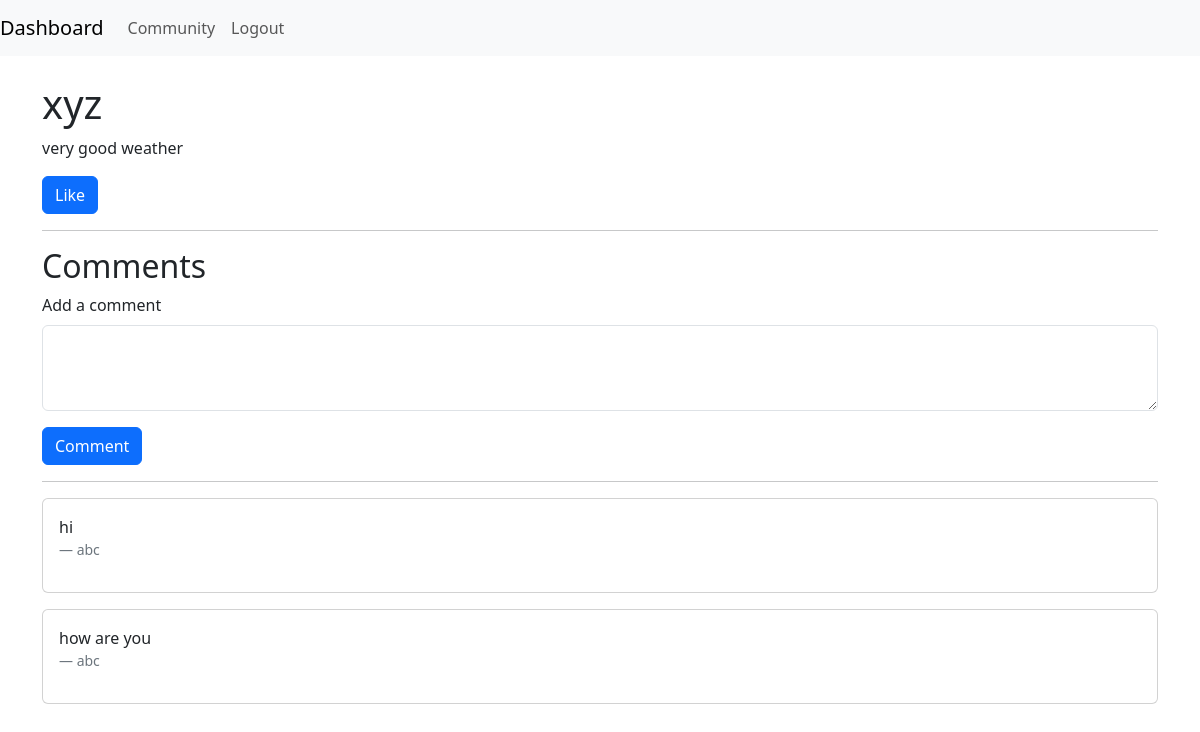
Before: /post/3 (signed in) with the older database file.
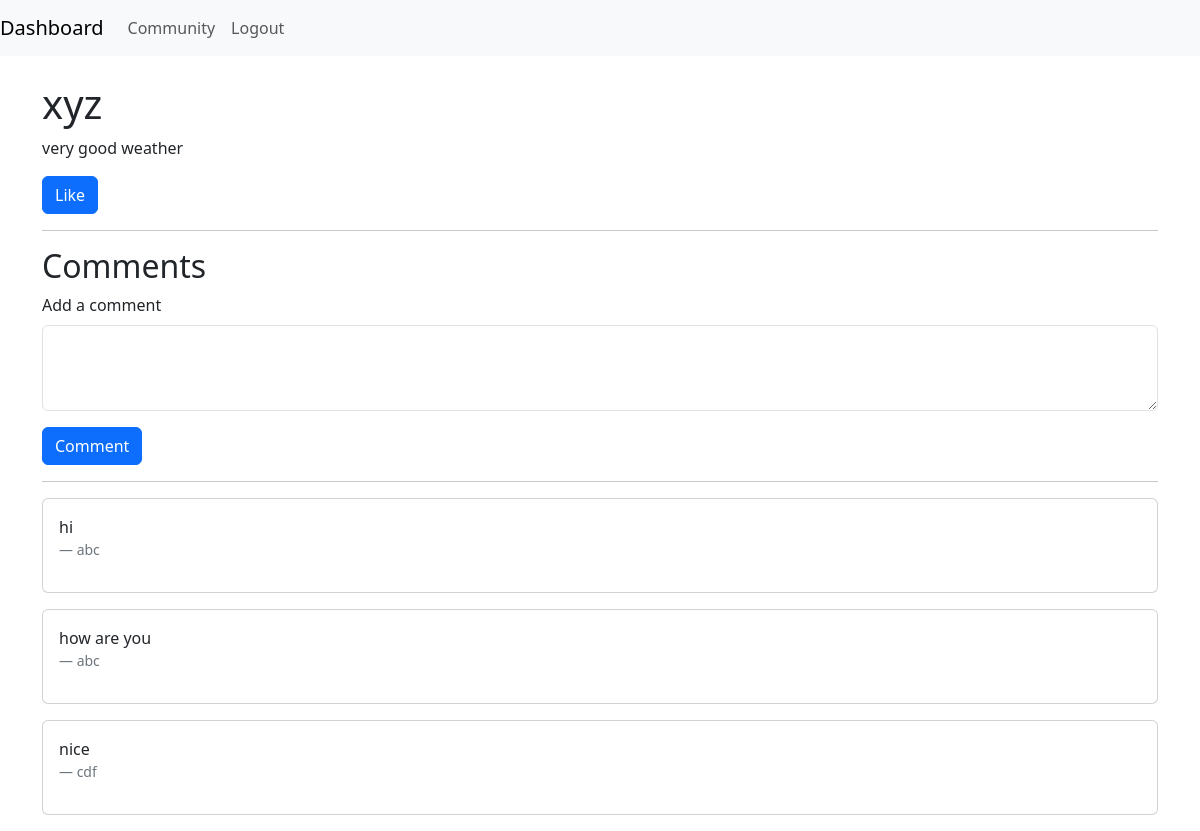
After: the same page with the newer database file.
### app.py (models this page shows, shortened)
class Post(db.Model):
    id = db.Column(db.Integer, primary_key=True)
    title = db.Column(db.String(200), nullable=False)
    content = db.Column(db.Text, nullable=False)
    author_id = db.Column(db.Integer, db.ForeignKey('user.id'), nullable=False)
    author = db.relationship('User', backref=db.backref('posts', lazy=True))

class Comment(db.Model):
    id = db.Column(db.Integer, primary_key=True)
    content = db.Column(db.Text, nullable=False)
    post_id = db.Column(db.Integer, db.ForeignKey('post.id'), nullable=False)
    post = db.relationship('Post', backref=db.backref('comments', lazy=True))
    author_id = db.Column(db.Integer, db.ForeignKey('user.id'), nullable=False)
    author = db.relationship('User', backref=db.backref('comments', lazy=True))

class User(db.Model, UserMixin):
    id = db.Column(db.Integer, primary_key=True)
    name = db.Column(db.String(100), nullable=False)
    email = db.Column(db.String(100), unique=True)
    password = db.Column(db.String(100))
    city = db.Column(db.String(100))

### app.py (the view, shortened to what this page needs)
@app.route('/post/<int:post_id>', methods=["GET", "POST"])
@login_required
def post(post_id):
    post = Post.query.get_or_404(post_id)
    return render_template('post.html', post=post)

### app.py (called while the page is built)
@login_manager.user_loader
def load_user(user_id):
    return User.query.get(int(user_id))

### templates/post.html (shortened to what this page needs)
<!DOCTYPE html>
<html lang="en">
<head>
    <link href="https://cdn.jsdelivr.net/npm/bootstrap@5.3.3/dist/css/bootstrap.min.css" rel="stylesheet">
</head>
<body>
    <nav class="navbar navbar-expand-lg navbar-light bg-light">
        <a class="navbar-brand" href="{{ url_for('welcome') }}">Dashboard</a>
        <div class="collapse navbar-collapse">
            <ul class="navbar-nav mr-auto">
                <li class="nav-item">
                    <a class="nav-link" href="{{ url_for('community') }}">Community</a>
                </li>
                <li class="nav-item">
                    <a class="nav-link" href="{{ url_for('logout') }}">Logout</a>
                </li>
            </ul>
        </div>
    </nav>
    <div class="container mt-4">
        <h1>{{ post.title }}</h1>
        <p>{{ post.content }}</p>
        <form method="POST">
            <button type="submit" name="like" class="btn btn-primary">
                {% if current_user in post.likes %}
                Unlike
                {% else %}
                Like
                {% endif %}
            </button>
        </form>
        <hr>
        <h2>Comments</h2>
        <form method="POST">
            <div class="mb-3">
                <label for="content" class="form-label">Add a comment</label>
                <textarea class="form-control" id="content" name="content" rows="3" required></textarea>
            </div>
            <button type="submit" class="btn btn-primary">Comment</button>
        </form>
        <hr>
        {% for comment in post.comments %}
        <div class="card mb-3">
            <div class="card-body">
                <p class="card-text">{{ comment.content }}</p>
                <footer class="blockquote-footer">{{ comment.author.name }}</footer>
            </div>
        </div>
        {% endfor %}
    </div>
</body>
</html>

Changed rows visible on the page:
added Comment: content "nice", author.name "cdf"
